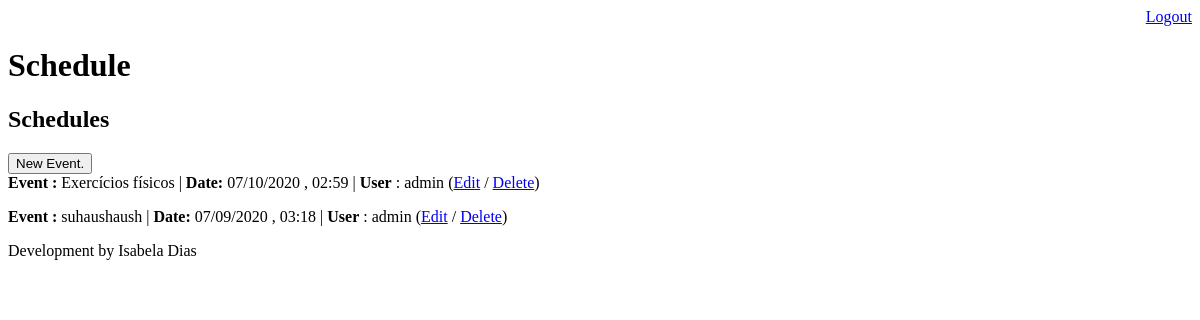
The page /schedule/ (signed in) on the database as committed earlier.
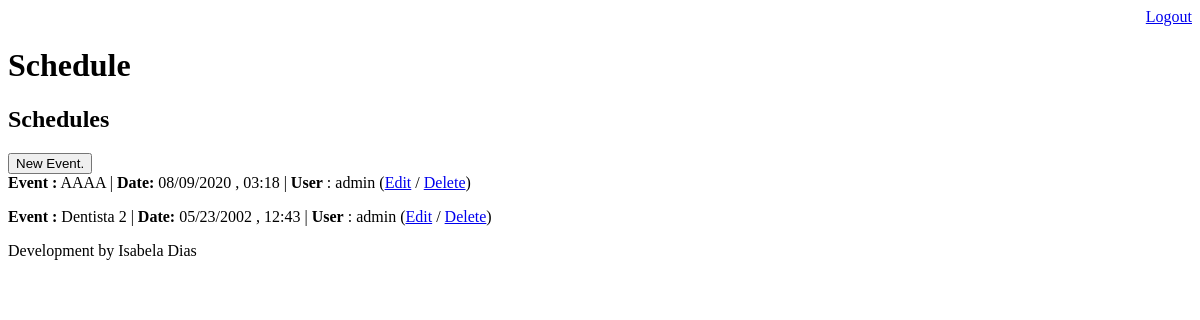
The same page on the database as committed later.
### core/models.py (models this page shows, shortened)
class Event(models.Model):
    title = models.CharField(max_length=100)
    description = models.TextField(blank=True, null=True)
    date_event = models.DateTimeField()
    date_create = models.DateTimeField(auto_now=True)
    users = models.ForeignKey(User, on_delete=models.CASCADE)
    def get_date_event(self):
        return self.date_event.strftime('%m/%d/%Y , %H:%M')

### core/views.py (the view)
# urls.py: path('schedule/', views.list_events),
@login_required(login_url='/login/')
def list_events(request):
    user_filter = request.user
    event = Event.objects.filter(users=user_filter)
    data = {'Events': event}
    return render(request, 'schedule.html', data)

### templates/schedule.html (shortened to what this page needs)
{% extends "model-page.html" %}
{% block content %}
    <h2>Schedules  </h2>
    <a href="event/">
        <button type="button"> New Event.</button></a> <br>
    {% for event in Events %}
    <b> Event :</b> {{ event.title }} |<b>
    Date: </b> {{ event.get_date_event }} |<b>
    User</b> : {{ event.users }}
    (<a href="event/?id={{ event.id }}" >Edit</a> /
    <a href="event/delete/{{ event.id }}"> Delete</a>)
    {% endfor %}
{% endblock %}

### templates/model-page.html
<!DOCTYPE html>
<html lang="en">
<head>
    {% include "model-header.html" %}
</head>
<body>
{% block content %}  {% endblock %}
{% include "model-footer.html" %}
</body>
</html>

### templates/model-header.html (shortened to what this page needs)
<!DOCTYPE html>
<html lang="en">
<head>
    <div align="right">
        <a href="/logout/">Logout </a>
    </div>
    <h1>    Schedule     </h1>

### templates/model-footer.html
<p> Development by Isabela Dias</p>

Rows that differ between the two databases and show on the page:
removed Event: title "Exercícios físicos", get_date_event "07/10/2020 , 02:59", users "admin"
changed Event: title "suhaushaush" → "AAAA"; get_date_event "07/09/2020 , 03:18" → "08/09/2020 , 03:18"
added Event: title "Dentista 2", get_date_event "05/23/2002 , 12:43", users "admin"
